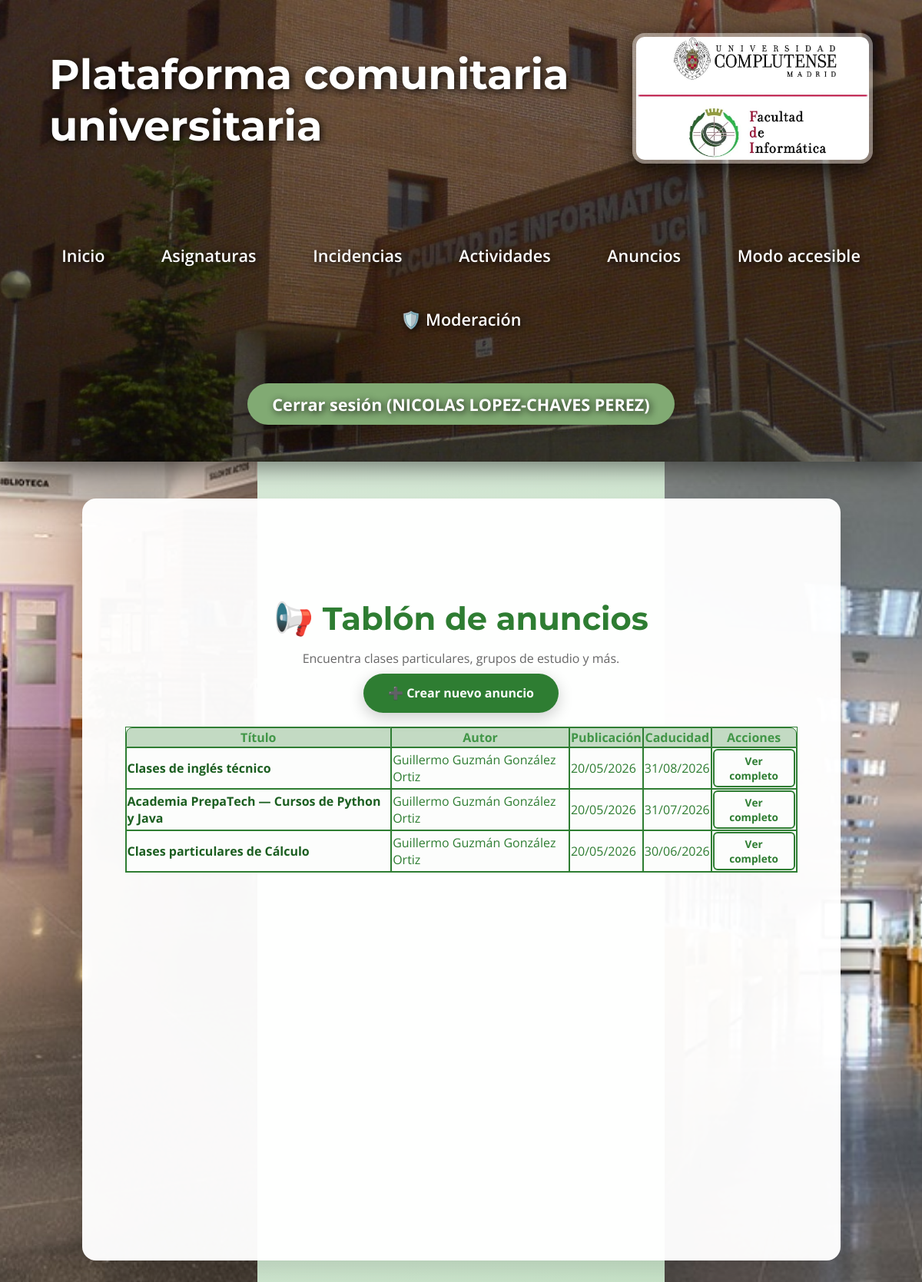
Page /anuncios (signed in) on the committed database.
### models.py (models this page shows, shortened)
class User(UserMixin, db.Model):
    __tablename__ = "users"
    id = db.Column(db.Integer, primary_key=True)
    email = db.Column(db.String(120), unique=True, nullable=False)
    name = db.Column(db.String(100), nullable=False)
    role = db.Column(db.String(20), nullable=False, default="estudiante")
    password_hash = db.Column(db.String(200), nullable=True)

class Announcement(db.Model):
    __tablename__ = "announcements"
    id = db.Column(db.Integer, primary_key=True)
    title = db.Column(db.String(200), nullable=False)
    content = db.Column(db.Text, nullable=False)
    created_at = db.Column(db.DateTime, nullable=False, default=datetime.utcnow)
    expires_at = db.Column(db.DateTime, nullable=False)
    status = db.Column(db.String(20), nullable=False, default="pendiente") # pendiente / aprobado / rechazado
    user_id = db.Column(db.Integer, db.ForeignKey("users.id"), nullable=False)
    user = db.relationship("User", backref="announcements")

### app.py (the view)
@app.route("/anuncios")
def ads():
    now = datetime.utcnow()
    anuncios = Announcement.query.filter(Announcement.expires_at >= now).order_by(Announcement.created_at.desc()).all()
    return render_template("ads/ads.html", anuncios=anuncios)

### app.py (called while the page is built)
@login_manager.user_loader
def load_user(user_id):
    return db.session.get(User, int(user_id))

### templates/ads/ads.html (shortened to what this page needs)
{% extends "base.html" %}
{% block custom_css %}
<link rel="stylesheet" href="{{ url_for('static', filename='css/ads.css') }}">
{% endblock %}
{% block content %}
<div class="ads-header">
    <h2>📢 Tablón de anuncios</h2>
    <p style="color: #666; margin-bottom: 1.5rem;">Encuentra clases particulares, grupos de estudio y más.</p>
    {% if current_user.is_authenticated %}
        <a href="{{ url_for('ad_create') }}" class="btn-create">➕ Crear nuevo anuncio</a>
    {% else %}
        <p style="background: #fff3e0; color: #f57c00; padding: 10px; border-radius: 8px; display: inline-block;">
            ⚠️ Debes iniciar sesión con tu cuenta para publicar anuncios.
        </p>
    {% endif %}
</div>
{% if anuncios %}
    <table class="tabla-centrada">
        <thead>
            <tr>
                <th style="border-top-left-radius: 8px;">Título</th>
                <th>Autor</th>
                <th>Publicación</th>
                <th>Caducidad</th>
                <th style="border-top-right-radius: 8px;">Acciones</th>
            </tr>
        </thead>
        <tbody>
        {% for anuncio in anuncios %}
            <tr>
                <td><strong><a href="{{ url_for('ad_detail', ad_id=anuncio.id) }}" style="color: #1b5e20; text-decoration: none;">{{ anuncio.title }}</a></strong></td>
                <td>{{ anuncio.user.name }}</td>
                <td>{{ anuncio.created_at.strftime('%d/%m/%Y') }}</td>
                <td>{{ anuncio.expires_at.strftime('%d/%m/%Y') }}</td>
                <td style="text-align: center;">
                    <a href="{{ url_for('ad_detail', ad_id=anuncio.id) }}" class="btn-outline" style="padding: 4px 8px; font-size: 0.85rem;">Ver completo</a>
                </td>
            </tr>
        {% endfor %}
        </tbody>
    </table>
{% else %}
    <div class="empty-state-text" style="padding: 3rem;">
        <p style="font-size: 3rem; margin: 0;">📭</p>
        <p>No hay anuncios activos en este momento.</p>
    </div>
{% endif %}
{% endblock %}

### templates/base.html (shortened to what this page needs)
<!DOCTYPE html>
<html lang="es">
<head>
    <link rel="stylesheet" href="{{ url_for('static', filename='css/global.css') }}?v=2">
    {% block custom_css %}{% endblock %}
</head>
<body>
    <header class="main-header">
        <div class="header-content">
            <h1>Plataforma comunitaria universitaria</h1>
            <a href="https://informatica.ucm.es" target="_blank">
                <img src="{{ url_for('static', filename='img/ucm.jpg') }}" alt="Facultad de Informática UCM" class="header-logo">
            </a>
        </div>
        <nav class="main-nav">
            <div class="nav-links">
                <a href="{{ url_for('home') }}">Inicio</a>
                <a href="{{ url_for('subjects.list_subjects') }}">Asignaturas</a>
                <a href="{{ url_for('incidents') }}">Incidencias</a>
                <a href="{{ url_for('activities.activities_list') }}">Actividades</a>
                <a href="{{ url_for('ads') }}">Anuncios</a>
                <a href="{{ url_for('accessible_mode') }}">Modo accesible</a>
                {% if current_user.is_authenticated and current_user.role == 'admin' %}
                    <a href="{{ url_for('moderation_panel') }}">🛡️ Moderación</a>
                {% endif %}
            </div>
            <div class="auth-links">
                {% if current_user.is_authenticated %}
                    <a href="{{ url_for('logout') }}">Cerrar sesión ({{ current_user.name }})</a>
                {% else %}
                    <a href="{{ url_for('login') }}">Iniciar sesión</a>
                {% endif %}
            </div>
        </nav>
    </header>
    <main>
        {% block content %}{% endblock %}
    </main>
</body>
</html>

### static/css/global.css (style rules this page uses)
body { font-family: 'Open Sans', sans-serif; background: linear-gradient(135deg, #e8f5e8 0%, #c8e6c9 100%); margin: 0; padding: 0; min-height: 100vh; color: #2e7d32; }
header h1, header nav a, header .auth-links a { color: rgb(255, 255, 255) !important; text-shadow: 2px 2px 10px rgba(0,0,0,0.9); position: relative; z-index: 2; }
header h1 { font-family: 'Montserrat', sans-serif; font-size: 3.4rem; font-weight: 700; margin: 0; }
nav { margin-top: 2rem; font-size: 1.35rem; display: flex; justify-content: center; align-items: center; flex-wrap: wrap; gap: 2.2rem; }
nav a { color: #e8f5e8; text-decoration: none; font-weight: 600; padding: 0.6rem 1.2rem; border-radius: 10px; transition: all 0.3s; }
.auth-links { display: flex; gap: 1.2rem; }
.auth-links a { background: rgb(129, 170, 115); color: #1b5e20; padding: 0.8rem 2rem; border-radius: 50px; font-weight: bold; box-shadow: 0 6px 18px rgba(0,0,0,0.2); transition: all 0.3s; }
header img { transition: all 0.4s ease; border: 4px solid rgba(255,255,255,0.3); border-radius: 16px; }
main { max-width: 875px; margin: 3rem auto; background: rgba(255,255,255,0.97); padding: 6rem 3.5rem; min-height: 100vh; border-radius: 18px; box-shadow: 0 12px 40px rgba(0,0,0,0.15); }
h2 { color: #1b5e20; font-family: 'Montserrat', sans-serif; font-size: 2.6rem; text-align: center; margin-bottom: 1.5rem; }
.btn-create { background: #2e7d32; color: white; padding: 0.9rem 2rem; border-radius: 50px; text-decoration: none; font-weight: bold; box-shadow: 0 6px 20px rgba(0,0,0,0.2); transition: all 0.3s; }
.tabla-centrada { margin: 2rem auto; display: table; border-collapse: separate; border-spacing: 0; border: 1.5px solid #2e7d32; border-radius: 0px; overflow: hidden; background: rgb(252, 253, 252); }
.tabla-centrada td, .tabla-centrada th { border: 1.5px solid #2e7d32; }
.tabla-centrada th { background-color: rgb(195, 218, 195); color: #419647; }
body::before, body::after { content: ""; position: fixed; top: 0; width: 335px; height: 100%; background-repeat: no-repeat; background-position: center top; background-size: cover; z-index: 0; }
body::before { left: 0; background-image: url('../img/hall.jpg'); }
body::after { right: 0; background-image: url('../img/pasillo.jpg'); }
main, header, nav { position: relative; z-index: 1; }
.main-header { background: linear-gradient(rgba(0,0,0,0.45), rgba(0,0,0,0.55)), url('../img/ucm2.jpg') center top / cover no-repeat; min-height: 420px; padding: 0; position: relative; box-shadow: 0 8px 32px rgba(0,0,0,0.5); }
.header-content { display: flex; justify-content: space-between; align-items: center; padding: 2.5rem 4rem; background: transparent; height: 180px; position: relative; z-index: 2; }
.header-logo { height: 160px; width: auto; border-radius: 16px; box-shadow: 0 10px 30px rgba(0,0,0,0.7); border: 5px solid rgba(255,255,255,0.4); }
.main-nav { text-align: center; padding: 1rem 0 3rem 0; position: relative; z-index: 2; }
.nav-links { display: inline-flex; gap: 2.2rem; flex-wrap: wrap; justify-content: center; }
.auth-links { margin-top: 1.5rem; }

### static/css/ads.css (style rules this page uses)
.ads-header { text-align: center; margin-bottom: 2rem; }
.ads-header h2 { color: #2e7d32; margin-bottom: 1rem; }
.btn-outline { display: inline-block; padding: 8px 16px; border: 2px solid #2e7d32; color: #2e7d32; background: transparent; border-radius: 6px; text-decoration: none; font-weight: bold; transition: all 0.3s; }

### rows in the picture
User: name "NICOLAS LOPEZ-CHAVES PEREZ"
Announcement: title "Clases de inglés técnico", user.name "Guillermo Guzmán González Ortiz", created_at "20/05/2026", expires_at "31/08/2026"
Announcement: title "Academia PrepaTech — Cursos de Python y Java", user.name "Guillermo Guzmán González Ortiz", created_at "20/05/2026", expires_at "31/07/2026"
Announcement: title "Clases particulares de Cálculo", user.name "Guillermo Guzmán González Ortiz", created_at "20/05/2026", expires_at "30/06/2026"
